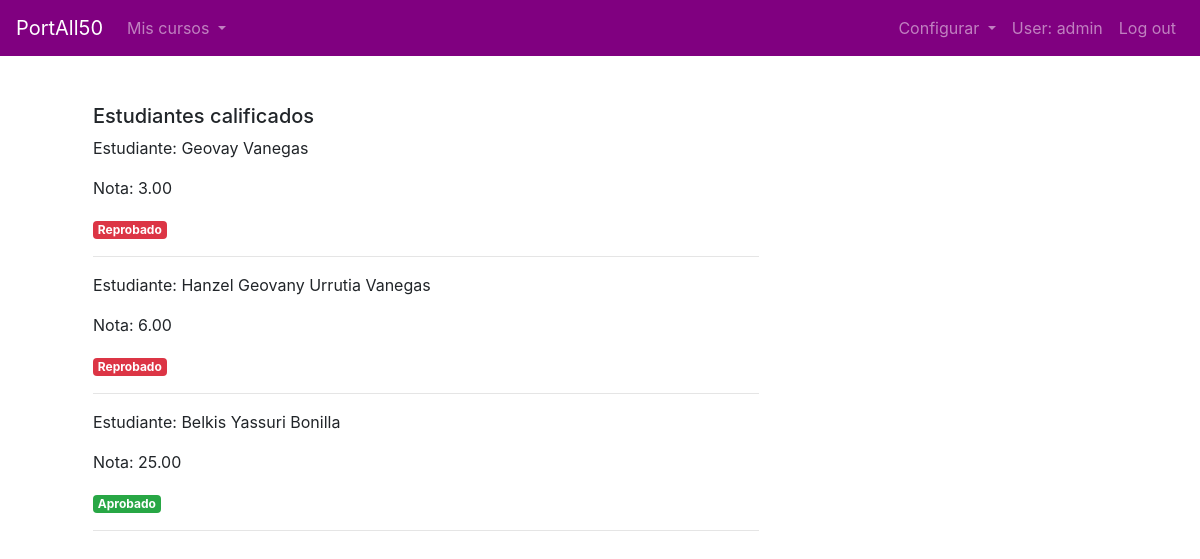
The page /notasCurso/19 (signed in) on the database its author committed.
### PortAll50/models.py (models this page shows, shortened)
class Nota(models.Model):
    nota = models.DecimalField(decimal_places=2, max_digits=5, default=0)
    curso = models.ForeignKey(Curso, on_delete=CASCADE, related_name="nota_curso")
    estudiante = models.ForeignKey(User, on_delete=CASCADE, related_name="nota_estudiante")
    class Meta:
        verbose_name_plural = "Nota"

### PortAll50/views.py (the view)
# urls.py: path("notasCurso/<int:id_curso>", views.notasCurso, name="notasCurso"),
def notasCurso(request, id_curso):
    curso = Curso.objects.get(id=id_curso)
    notas = Nota.objects.filter(curso=curso)
    estudiantes = curso.cuentas.all()
    yo = request.user
    try:
        mi_nota = Nota.objects.get(estudiante=yo, curso=curso)
    except:
        mi_nota = None
    context = {
        "notas": notas,
        "estudiantes": estudiantes,
        "curso": curso,
        "mi_nota": mi_nota,
        "yo": yo
    }
    return render(request, "PortAll50/notasCurso.html", context)

### PortAll50/templates/portall50/notasCurso.html (shortened to what this page needs)
{% extends 'base.html' %}
{% load bootstrap4 %}
{% load static %}
{% block main %}
    <div class="container">
        <div class="row">
            <div class="col-lg-8">
                {% if user.info_cuenta.tipo == "2" %}
                    <h5>Estudiantes calificados</h5>
                    {% for nota in notas %}
                        <p>Estudiante: {{nota.estudiante.first_name}} {{nota.estudiante.last_name}}</p>
                        <p>Nota: {{nota.nota}}</p>
                        {% if curso.estado_curso == "2" %}
                            {% if nota.nota >= curso.cantidad_minima %}
                            <span class="badge badge-success">Aprobado</span>
                            {% else %}
                                <span class="badge badge-danger">Reprobado</span>
                            {% endif %}
                        {% endif %}
                        <hr>
                    {% endfor %}
                {% endif %}
            </div>
        </div>
    </div>
{% endblock %}

### templates/base.html (shortened to what this page needs)
{% load bootstrap4 %}
{% load static %}
<!DOCTYPE html>
<html lang="sp">
<head>
    {% bootstrap_css %}
    <link href='https://unpkg.com/boxicons@2.0.9/css/boxicons.min.css' rel='stylesheet'>
    <link rel="stylesheet" href="{% static 'css/base.css' %}">
</head>
<body>
    {% if user.is_authenticated %}
    <nav class="navbar navbar-expand-lg navbar-dark bg-dark">
        <a class="navbar-brand" href="/portall">PortAll50</a>
        <div class="collapse navbar-collapse" id="navbarSupportedContent">
            <ul class="navbar-nav">
                <li class="nav-item dropdown">
                    <a class="nav-link dropdown-toggle" href="#" id="navbarDropdown" role="button" data-toggle="dropdown" aria-expanded="false">
                      Mis cursos
                    </a>
                </li>
            </ul>
            <ul class="navbar-nav ml-auto">
                <li class="nav-item dropdown">
                    {% if user.info_cuenta.tipo == "2" %}
                        <a class="nav-link dropdown-toggle" href="#" id="navbarDropdown" role="button" data-toggle="dropdown" aria-expanded="false">
                            Configurar
                        </a>
                    {% endif %}
                </li>
                <li class="nav-item"><a class="nav-link" href="" data-toggle="modal" data-target="#profileModal"> User: {{ user.username }} </a></li>
                <li class="nav-item"><a class="nav-link" href="{% url 'logout' %}">Log out</a></li>
            </ul>
        </div>
    </nav>
    {% endif %}
    <main class="container p-5">
        {% block main %}{% endblock %}
    </main>
</body>
</html>

### PortAll50/static/css/base.css (style rules this page uses)
.navbar { background-color: purple !important; }
a { color: black; text-decoration: none; }

### rows shown on the page
Nota: estudiante.first_name "Geovay", estudiante.last_name "Vanegas", nota "3.00", shows "Reprobado"
Nota: estudiante.first_name "Hanzel Geovany", estudiante.last_name "Urrutia Vanegas", nota "6.00", shows "Reprobado"
Nota: estudiante.first_name "Belkis Yassuri", estudiante.last_name "Bonilla", nota "25.00", shows "Aprobado"

### other values the page prints
{{ user.username }} "admin"
